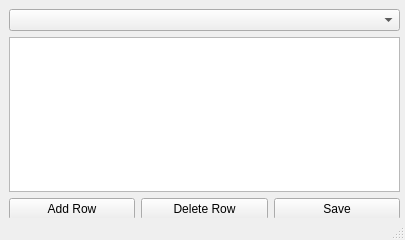
<?xml version="1.0" encoding="UTF-8"?>
<ui version="4.0">
 <class>ViewWindow</class>
 <widget class="QMainWindow" name="ViewWindow">
  <property name="geometry">
   <rect>
    <x>0</x>
    <y>0</y>
    <width>405</width>
    <height>240</height>
   </rect>
  </property>
  <property name="windowTitle">
   <string>MainWindow</string>
  </property>
  <widget class="QWidget" name="centralwidget">
   <widget class="QWidget" name="verticalLayoutWidget">
    <property name="geometry">
     <rect>
      <x>9</x>
      <y>9</y>
      <width>391</width>
      <height>211</height>
     </rect>
    </property>
    <layout class="QVBoxLayout" name="verticalLayout">
     <item>
      <layout class="QHBoxLayout" name="horizontalLayout"/>
     </item>
     <item>
      <widget class="QComboBox" name="TableNamesComboBox"/>
     </item>
     <item>
      <widget class="QTableWidget" name="tableWidget"/>
     </item>
     <item>
      <layout class="QHBoxLayout" name="editButtonshorizontalLayout">
       <item>
        <widget class="QPushButton" name="addRowpushButton">
         <property name="text">
          <string>Add Row</string>
         </property>
        </widget>
       </item>
       <item>
        <widget class="QPushButton" name="deleteRowpushButton">
         <property name="text">
          <string>Delete Row</string>
         </property>
        </widget>
       </item>
       <item>
        <widget class="QPushButton" name="SavepushButton">
         <property name="text">
          <string>Save</string>
         </property>
        </widget>
       </item>
      </layout>
     </item>
    </layout>
   </widget>
  </widget>
  <widget class="QStatusBar" name="statusbar"/>
 </widget>
 <resources/>
 <connections/>
</ui>
